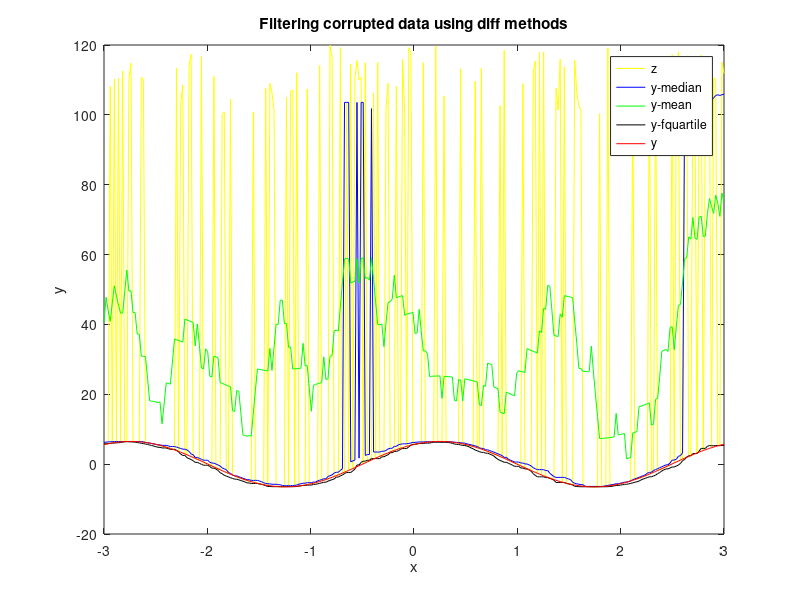

This figure's MATLAB source:
clc, clearvars

% declaring the parameters
step = 0.02;
min_lim = -3;
max_lim = 3;
total_pts = (max_lim - min_lim) / step;
f = 0.3;
y_median_error = 0;
y_mean_error = 0;
y_fquartile_error = 0;

% calculating the initial x, y
x = linspace(min_lim, max_lim, total_pts);
y = 6.5 * sin(2.1 * x + pi/3);
y_den = sum(y.^2);


% corrupting values of y into z
vals = randperm(total_pts, round(f * total_pts));
z = y;
for i = 1 : length(vals)
    z(vals(i)) = 100 + rand() * 20;
end

% calculating the y_median, y_mean, and y_f_quartile
y_median = zeros(1, total_pts);
y_mean = zeros(1, total_pts);
y_fquartile = zeros(1, total_pts);

for i = 1 : total_pts
    N = max(1, i - 8) : min(i + 8, total_pts);
    y_median(i) = median(z(N));
    y_median_error = y_median_error + (y_median(i)-y(i))^2;
    y_mean(i) = mean(z(N));
    y_mean_error = y_mean_error + (y_mean(i)-y(i))^2;
    y_fquartile(i) = prctile(z(N), 25);
    y_fquartile_error = y_fquartile_error + (y_fquartile(i)-y(i))^2;
end

% calculating error
y_median_error = y_median_error / y_den;
y_mean_error = y_mean_error / y_den; 
y_fquartile_error = y_fquartile_error / y_den;
disp(['The RMS error of moving median filtering is ', num2str(y_median_error)]);
disp(['The RMS error of moving mean filtering is ', num2str(y_mean_error)]);
disp(['The RMS error of moving quartile filtering is ', num2str(y_fquartile_error)]);

% plotting stuff
plot(x, z, 'Color', 'yellow');
hold on;
plot(x, y_median, 'Color', 'blue');
hold on;
plot(x, y_mean, 'Color', 'green');
hold on;
plot(x, y_fquartile, 'Color', 'black');
hold on;
plot(x, y, 'Color', 'red');
hold off;

xlabel('x');
ylabel('y');
title('Filtering corrupted data using diff methods');
legend('z', 'y-median', 'y-mean', 'y-fquartile', 'y');
